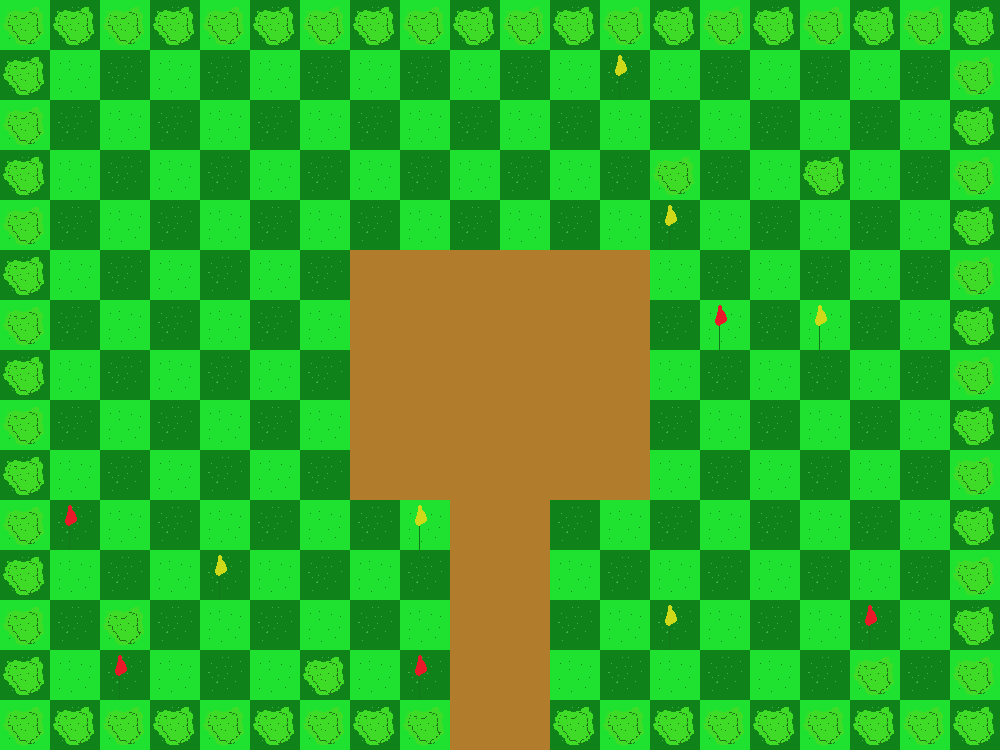

Below is a game level as drawn by its tile map, then a one-line description and the .tmx that defines it (tile-layer data replaced by summaries):
An orthogonal 20x15 tile map with 50x50 px tiles, 4 tile layers (Background, Details, Path, Obstacles) and 1 object (changer).

<map version="1.9" tiledversion="1.9.2" orientation="orthogonal" renderorder="right-down" width="20" height="15" tilewidth="50" tileheight="50" infinite="0" nextlayerid="19" nextobjectid="60">
 <editorsettings>
  <export format="json" />
 </editorsettings>
 <tileset firstgid="1" name="tileset" tilewidth="50" tileheight="50" tilecount="25" columns="5" objectalignment="topleft">
  <image source="tileset_test.png" width="250" height="250" />
 </tileset>
 <group id="3" name="Back">
  <layer id="1" name="Background" width="20" height="15">
   <data>[300 cells, 300 non-empty, 2 distinct tile ids]</data>
  </layer>
  <layer id="2" name="Details" width="20" height="15">
   <data>[300 cells, 11 non-empty, 2 distinct tile ids]</data>
  </layer>
  <layer id="18" name="Path" width="20" height="15">
   <data>[300 cells, 40 non-empty, 1 distinct tile ids]</data>
  </layer>
 </group>
 <layer id="7" name="Obstacles" width="20" height="15">
  <data>[300 cells, 69 non-empty, 1 distinct tile ids]</data>
 </layer>
 <group id="12" name="Doors">
  <objectgroup id="15" name="South">
   <object id="42" name="changer" x="450" y="749" width="100" height="1">
    <properties>
     <property name="nextScene" value="World1_7" />
    </properties>
   </object>
  </objectgroup>
 </group>
</map>